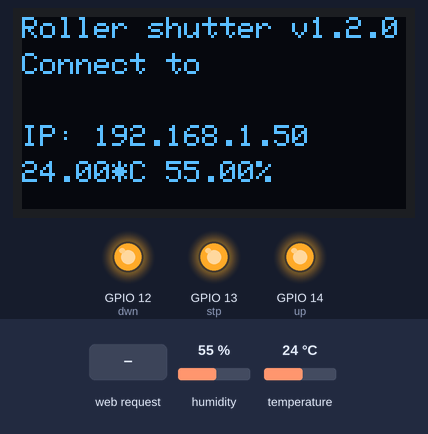
Recording of a sketch running on a simulated ESP32. Shown: 128×64 one-colour display, output pins drawn as LEDs (lit = HIGH). Inputs (shaded band) come from the test bench; at power-on: humidity 55 %, temperature 24 °C. WiFi joins after 1.5 s; servers stay silent unless stated; what the sketch prints to the serial monitor is not drawn.

Above: at 10.6 s.
10.7 s: HTTP request GET /down received
At 13.2 s:
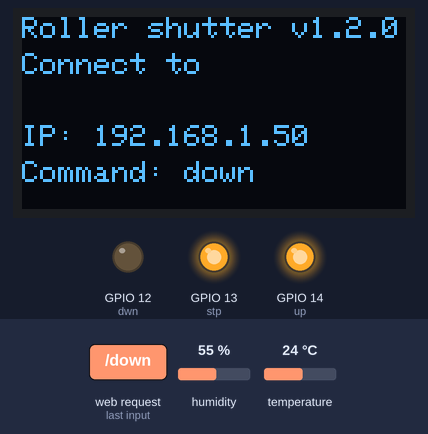
21.6 s: HTTP request GET /stop received
At 25.1 s:
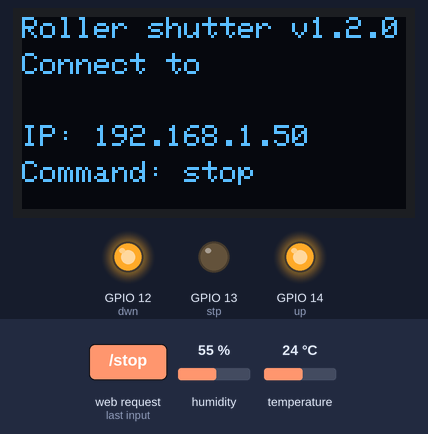
31.6 s: HTTP request GET /up received
At 35.1 s:
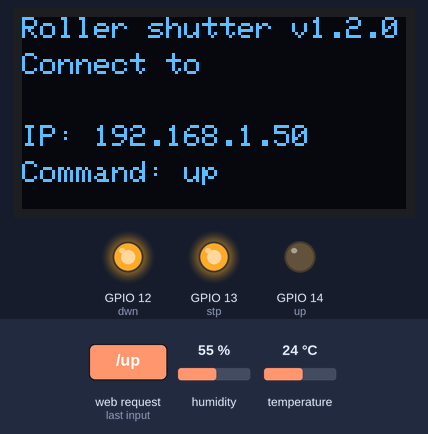
41.6 s: humidity set to 22 %
At 50.4 s:
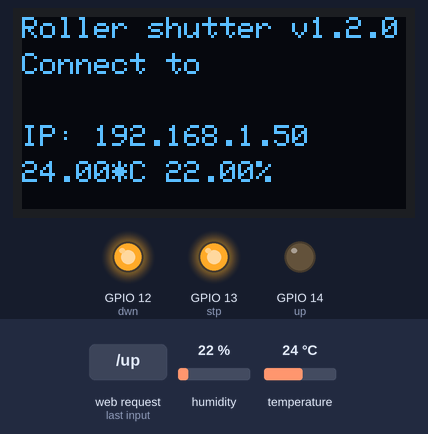
51.6 s: temperature set to 12 °C
At 60.4 s:
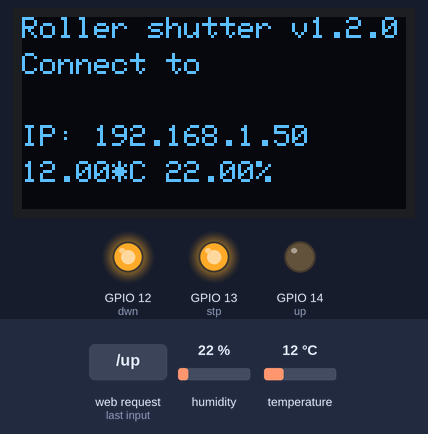
61.6 s: humidity set to 40 %
At 70.5 s:
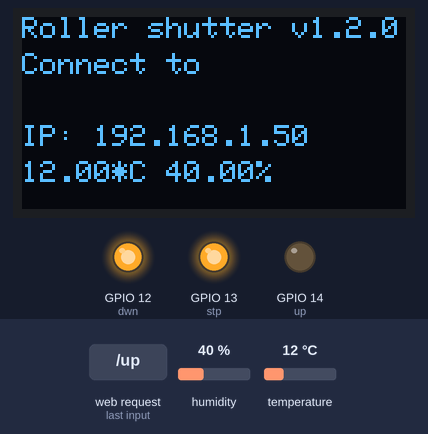
Timing chart, 0 to 72.0 s (numbered marks = the images above; inputs shaded):
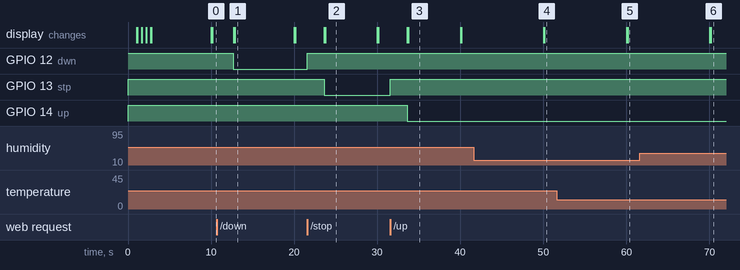

Measured:
- after the input at 10.7 s, GPIO 12 (dwn): HIGH → LOW after 2.0 s
- after the input at 21.6 s, GPIO 12 (dwn): LOW → HIGH at once; GPIO 13 (stp): HIGH → LOW after 2.0 s
- after the input at 31.6 s, GPIO 13 (stp): LOW → HIGH at once; GPIO 14 (up): HIGH → LOW after 2.0 s
- after the input at 41.6 s, the display: first differs from a run without the input after 8.5 s (image 4)
- after the input at 51.6 s, the display: first differs from a run without the input after 8.5 s (image 5)
- after the input at 61.6 s, the display: first differs from a run without the input after 8.5 s (image 6)
- what the display in image 1 shows lasts 7.2 s, from 12.8 s to 20.0 s

The sketch:

RollerShutterFirmware-esp32.ino
```cpp
// (licence header left out)
#include <ESP32WebServer.h>
#include <SPI.h>
#include <Wire.h>
#include <Adafruit_GFX.h>
#include <Adafruit_SSD1306.h>
#include <DHT.h>

const char* ssid     = "";
const char* password = "";

ESP32WebServer server(80);

const char* vers = "1.2.0";
const int dwn = 12;
const int stp = 13;
const int up = 14;

const int oledReset = 4;
const int screenWidth = 128;
const int screenHeight = 64;

const int dhtPin = 32;
#define DHTTYPE DHT22

long timer = 0;
long dhtTimeout = 10000;

Adafruit_SSD1306 display(screenWidth, screenHeight, &Wire, oledReset);

DHT dht(dhtPin, DHTTYPE);

void handleRoot() {
  server.send(200, "text/plain; charset=utf-8", "Roller shutter webserver");
}

void handleNotFound(){
  String message = "File Not Found\n\n";
  message += "URI: ";
  message += server.uri();
  message += "\nMethod: ";
  message += (server.method() == HTTP_GET)?"GET":"POST";
  message += "\nArguments: ";
  message += server.args();
  message += "\n";
  for (uint8_t i=0; i<server.args(); i++){
    message += " " + server.argName(i) + ": " + server.arg(i) + "\n";
  }
  server.send(404, "text/plain", message);
}

void setup()
{
  pinMode(dwn, OUTPUT);
  pinMode(stp, OUTPUT);
  pinMode(up, OUTPUT);

  digitalWrite(dwn, HIGH);
  digitalWrite(stp, HIGH);
  digitalWrite(up, HIGH);

  Serial.begin(9600);
  delay(1000);

  // SSD1306_SWITCHCAPVCC = generate display voltage from 3.3V internally
  if(!display.begin(SSD1306_SWITCHCAPVCC, 0x3D)) { // Address 0x3D for 128x64
    Serial.println(F("SSD1306 allocation failed"));
    for(;;); // Don't proceed, loop forever
  }

  display.clearDisplay(); // clear the display buffer.

  drawHeader();
  drawConnecting();
  drawSsid();

  WiFi.begin(ssid, password);

  // Wait for connection
  String waitIndicator = ".";
  drawText(0, 36, stringToChar(waitIndicator), 1);
  display.display();
  while (WiFi.status() != WL_CONNECTED) {
    delay(500);
     waitIndicator.concat(".");
     drawText(0, 36, stringToChar(waitIndicator), 1);
     display.display();
  }

  display.clearDisplay();

  Serial.println("Draw connect info.");
  drawConnectInfo();

  server.on("/", handleRoot);

  server.on("/down", [](){
    resetCmd();
    digitalWrite(dwn, LOW);
    server.send(200, "text/plain", "down");
    display.clearDisplay();
    drawConnectInfo();
    drawCommand("down");
  });

  server.on("/stop", [](){
    resetCmd();
    digitalWrite(stp, LOW);
    server.send(200, "text/plain", "stop");
    display.clearDisplay();
    drawConnectInfo();
    drawCommand("stop");
  });

  server.on("/up", [](){
    resetCmd();
    digitalWrite(up, LOW);
    server.send(200, "text/plain", "up");

    display.clearDisplay();
    drawConnectInfo();
    drawCommand("up");
  });

  server.on("/version", [](){
    server.send(200, "text/plain", vers);
  });

  server.onNotFound(handleNotFound);

  server.begin();
  Serial.println("HTTP server started");

  dht.begin();
}

void resetCmd() {
  digitalWrite(dwn, HIGH);
  digitalWrite(stp, HIGH);
  digitalWrite(up, HIGH);
  delay(2000);
}

void drawHeader() {
  String header = "Roller shutter v";
  header.concat(vers);
  drawText(0, 0, stringToChar(header), 1);
  display.display();
}

void drawConnecting() {
  String connecting = "Connecting to ";
  drawText(0, 12, stringToChar(connecting), 1);
  display.display();
}

void drawConnect() {
  String connecting = "Connect to ";
  drawText(0, 12, stringToChar(connecting), 1);
  display.display();
}

void drawSsid() {
  drawText(0, 24, stringToChar(ssid), 1);
  display.display();
}

void drawIp() {
  String ip = "IP: ";
  ip.concat(WiFi.localIP().toString());
  drawText(0, 36, stringToChar(ip), 1);
  display.display();
}

void drawConnectInfo() {
  drawHeader();
  drawConnect();
  drawSsid();
  drawIp();
}

void drawCommand(String command) {
  String commandString = "Command: ";
  commandString.concat(command);
  drawText(0, 48, stringToChar(commandString), 1);
  display.display();
}

void drawTemperatureAndHumity(float t, float h) {
  String temperatureAndHumityString = "";
  temperatureAndHumityString.concat(t);
  temperatureAndHumityString.concat("*C ");
  temperatureAndHumityString.concat(h);
  temperatureAndHumityString.concat("%");
  drawText(0, 48, stringToChar(temperatureAndHumityString), 1);
  display.display();
}

void drawText(byte xPos, byte yPos, char *text, byte textSize)
{
  display.setTextColor(SSD1306_WHITE);
  display.setCursor(xPos, yPos);
  display.setTextSize(textSize);
  display.print(text);
}

char* stringToChar(String command){
    if(command.length()!=0){
        char *p = const_cast<char*>(command.c_str());
        return p;
    }
}

void loop(void){
  server.handleClient();

  if (millis() > dhtTimeout + timer ) {
    timer = millis();

    float h = dht.readHumidity();
    float t = dht.readTemperature();

    if (isnan(h) || isnan(t)) {
      return;
    }
    display.clearDisplay();
    drawConnectInfo();
    drawTemperatureAndHumity(t, h);
  }
}
```
